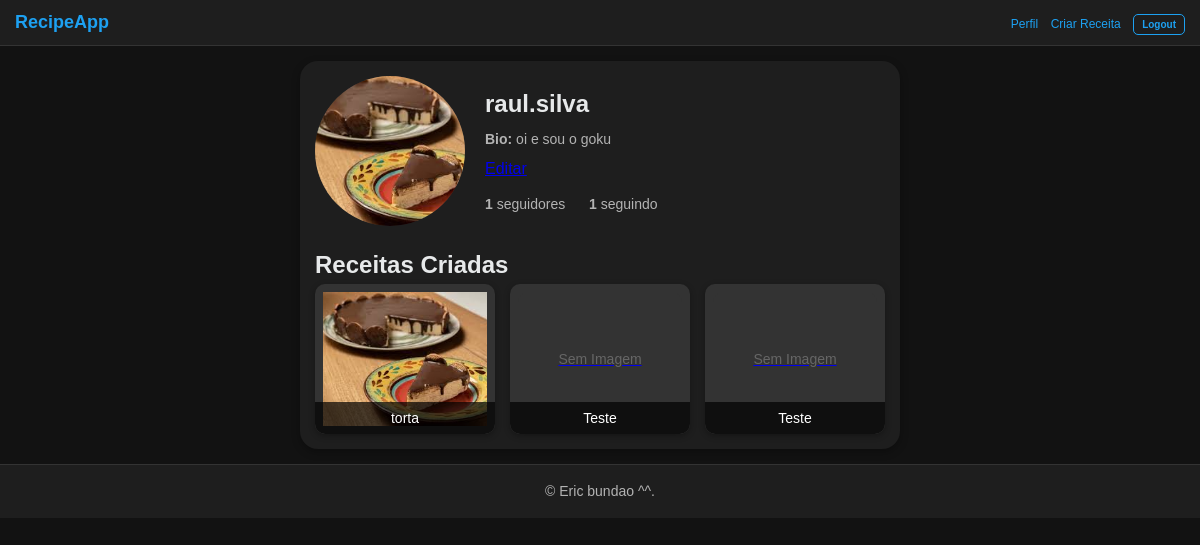
/profile/raul.silva/ (signed in), run on an earlier commit of the app's database.
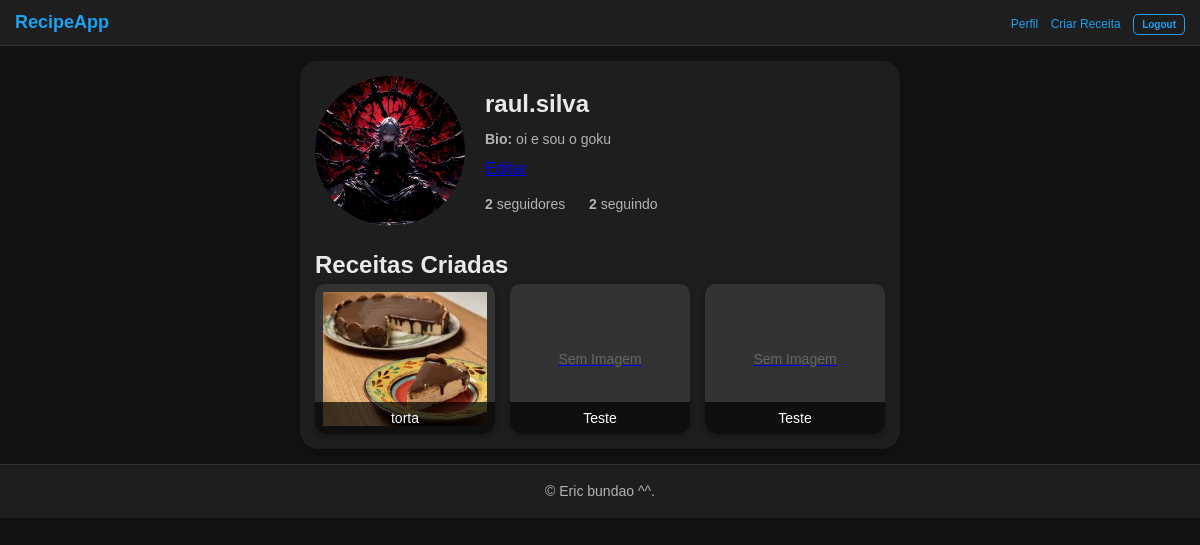
And on a later commit of the database.
### recipes/models.py (models this page shows, shortened)
class Profile(models.Model):
    user = models.OneToOneField(User, on_delete=models.CASCADE)
    bio = models.TextField(blank=True)
    profile_picture = models.ImageField(upload_to='profile_pics/', blank=True, null=True)  # Opcional

### recipes/views.py (the view)
# urls.py: path('profile/<str:username>/', views.profile, name='profile'),
@login_required
def profile(request, username):
    user = get_object_or_404(User, username=username)
    profile = get_object_or_404(Profile, user=user)
    recipes = user.recipes.all()  # Receitas criadas pelo usuário
    following_count = Follow.objects.filter(follower=user).count()
    following_users = Follow.objects.filter(follower=user).values_list('followed', flat=True)
    followers_count = Follow.objects.filter(followed=user).count()
    followers_users = Follow.objects.filter(followed=user).values_list('follower', flat=True)
    is_following = False
    if request.user.is_authenticated:
        is_following = Follow.objects.filter(follower=request.user, followed=user).exists()
    return render(request, 'recipes/profile.html', {
        'profile': profile,
        'recipes': recipes,
        'is_following': is_following,
        'following_count': following_count,
        'followers_count': followers_count,
        'following_users': User.objects.filter(id__in=following_users),
        'followers_users': User.objects.filter(id__in=followers_users)
    })

### recipes/templates/recipes/profile.html (shortened to what this page needs)
{% extends 'recipes/base.html' %}
{% block content %}
<div class="profile-container">
    <div class="profile-header">
        <div class="profile-picture">
            {% if profile.profile_picture %}
                <img src="{{ profile.profile_picture.url }}" alt="Foto de Perfil" class="rounded-image">
            {% else %}
                <div class="default-profile-picture">📷</div>
            {% endif %}
        </div>
        <div class="profile-info">
            <h1>{{ profile.user.username }}</h1>
            <p><strong>Bio:</strong> {{ profile.bio }}</p>
            <a href="{% url 'edit_profile' %}">Editar</a>
            <div class="follow-stats">
                <span>
                    <strong>{{ followers_count }}</strong> seguidores
                </span>
                <span>
                    <strong>{{ following_count }}</strong> seguindo
                </span>
            </div>
        </div>
    </div>
    <h2>Receitas Criadas</h2>
    <div class="recipe-grid">
        {% for recipe in recipes %}
            <div class="recipe-card">
                <a href="{% url 'recipe_detail' recipe.pk %}">
                    {% if recipe.image %}
                        <img src="{{ recipe.image.url }}" alt="Imagem da Receita" class="recipe-image">
                    {% else %}
                        <div class="no-image">Sem Imagem</div>
                    {% endif %}
                    <div class="recipe-title">{{ recipe.title }}</div>
                </a>
            </div>
        {% empty %}
            <p>Nenhuma receita disponível.</p>
        {% endfor %}
    </div>
</div>
{% endblock %}

What changed in the data, as far as the page shows it:
changed Profile "oi e sou o goku": profile_picture: a different picture
Also different on the page:
{{ followers_count }}: "1" → "2"
{{ following_count }}: "1" → "2"
